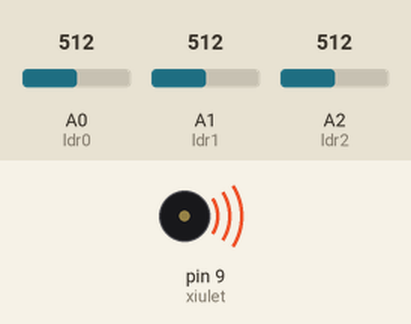
This sketch was run on a simulated Arduino Uno, built with avr-gcc and run on an emulated ATmega328P. On the bench: buzzer (waves = sounding). Inputs (shaded band) come from the test bench; at power-on: A0 (ldr0) = 512, A1 (ldr1) = 512, A2 (ldr2) = 512.

Above: at 0.05 s.
Timing chart, 0 to 3.0 s (numbered marks = the images above):
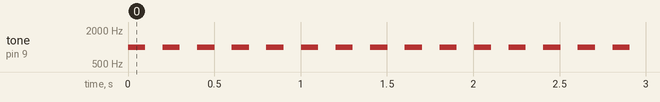

The sketch:

AVISADOR_ACUSTIC.ino
```cpp
/**********************************************************************************
**                                                                               **
**                   Entrades i sorties analogiques                              **
**                          Nom del programa                                     **
**  NOM : Jordi Pujlreu Sala                                   DATA: 1/5/17      **
**********************************************************************************/

//********** Includes *************************************************************

//********** Variables ************************************************************
const int xiulet = 9;        // donar nom al pin 9 de l’Arduino
const int ldr0 = A0;         // donar nom al pin A0 de l’Arduino
const int ldr1 = A1;         // donar nom al pin A1 de l’Arduino
const int ldr2 = A2;         // donar nom al pin A2 de l’Arduino

int valLdr0;                 // guardar valor del ldr
int valLdr1;
int valLdr2;
int freq;                    // freqüència del xiulet

//********** Setup ****************************************************************
void setup()
{
  pinMode(xiulet, OUTPUT);     // definir el pin 9 com una sortida
}

//********** Loop *****************************************************************
void loop()
{
  valLdr0 = analogRead(ldr0);   // llegir valor ldr
  valLdr1 = analogRead(ldr1);
  valLdr2 = analogRead(ldr2);

  freq = min(valLdr0, valLdr1);  // veure quin ldr té objecte més aprop
  freq = min(valLdr2, freq);
  freq = map(freq, 0, 1023, 2000, 0);   // mapejar valor de 0-1023 a 2000-10

  tone(xiulet, freq, 100);   // xiulet de durada 300ms
  delay(100+100);            // esperar xiulet + silenci
}

//********** Funcions *************************************************************
```

Measured:
- by itself, tone on pin 9 (xiulet): alternates 1000 Hz for 0.10 s and silent for 0.10 s
